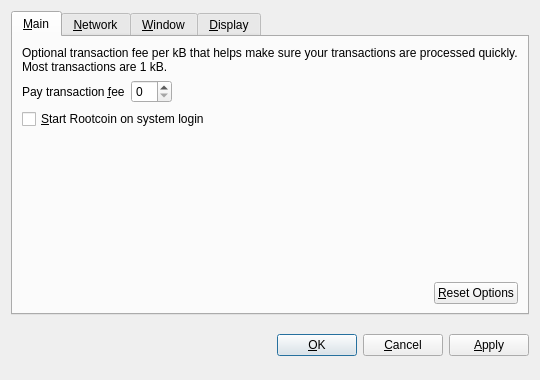
<?xml version="1.0" encoding="UTF-8"?>
<ui version="4.0">
 <class>OptionsDialog</class>
 <widget class="QDialog" name="OptionsDialog">
  <property name="geometry">
   <rect>
    <x>0</x>
    <y>0</y>
    <width>540</width>
    <height>380</height>
   </rect>
  </property>
  <property name="windowTitle">
   <string>Options</string>
  </property>
  <property name="modal">
   <bool>true</bool>
  </property>
  <layout class="QVBoxLayout" name="verticalLayout">
   <item>
    <widget class="QTabWidget" name="tabWidget">
     <property name="tabPosition">
      <enum>QTabWidget::North</enum>
     </property>
     <property name="currentIndex">
      <number>0</number>
     </property>
     <widget class="QWidget" name="tabMain">
      <attribute name="title">
       <string>&amp;Main</string>
      </attribute>
      <layout class="QVBoxLayout" name="verticalLayout_Main">
       <item>
        <widget class="QLabel" name="transactionFeeInfoLabel">
         <property name="text">
          <string>Optional transaction fee per kB that helps make sure your transactions are processed quickly. Most transactions are 1 kB.</string>
         </property>
         <property name="textFormat">
          <enum>Qt::PlainText</enum>
         </property>
         <property name="wordWrap">
          <bool>true</bool>
         </property>
        </widget>
       </item>
       <item>
        <layout class="QHBoxLayout" name="horizontalLayout_1_Main">
         <item>
          <widget class="QLabel" name="transactionFeeLabel">
           <property name="text">
            <string>Pay transaction &amp;fee</string>
           </property>
           <property name="textFormat">
            <enum>Qt::PlainText</enum>
           </property>
           <property name="buddy">
            <cstring>transactionFee</cstring>
           </property>
          </widget>
         </item>
         <item>
          <widget class="BitcoinAmountField" name="transactionFee"/>
         </item>
         <item>
          <spacer name="horizontalSpacer_1_Main">
           <property name="orientation">
            <enum>Qt::Horizontal</enum>
           </property>
           <property name="sizeHint" stdset="0">
            <size>
             <width>40</width>
             <height>20</height>
            </size>
           </property>
          </spacer>
         </item>
        </layout>
       </item>
       <item>
        <widget class="QCheckBox" name="bitcoinAtStartup">
         <property name="toolTip">
          <string>Automatically start Rootcoin after logging in to the system.</string>
         </property>
         <property name="text">
          <string>&amp;Start Rootcoin on system login</string>
         </property>
        </widget>
       </item>
       <item>
        <spacer name="verticalSpacer_Main">
         <property name="orientation">
          <enum>Qt::Vertical</enum>
         </property>
         <property name="sizeHint" stdset="0">
          <size>
           <width>20</width>
           <height>40</height>
          </size>
         </property>
        </spacer>
       </item>
       <item>
        <layout class="QHBoxLayout" name="horizontalLayout_2_Main">
         <item>
          <spacer name="horizontalSpacer_2_Main">
           <property name="orientation">
            <enum>Qt::Horizontal</enum>
           </property>
           <property name="sizeHint" stdset="0">
            <size>
             <width>40</width>
             <height>20</height>
            </size>
           </property>
          </spacer>
         </item>
         <item>
          <widget class="QPushButton" name="resetButton">
           <property name="toolTip">
            <string>Reset all client options to default.</string>
           </property>
           <property name="text">
            <string>&amp;Reset Options</string>
           </property>
           <property name="autoDefault">
            <bool>false</bool>
           </property>
          </widget>
         </item>
        </layout>
       </item>
      </layout>
     </widget>
     <widget class="QWidget" name="tabNetwork">
      <attribute name="title">
       <string>&amp;Network</string>
      </attribute>
      <layout class="QVBoxLayout" name="verticalLayout_Network">
       <item>
        <widget class="QCheckBox" name="mapPortUpnp">
         <property name="toolTip">
          <string>Automatically open the Rootcoin client port on the router. This only works when your router supports UPnP and it is enabled.</string>
         </property>
         <property name="text">
          <string>Map port using &amp;UPnP</string>
         </property>
        </widget>
       </item>
       <item>
        <widget class="QCheckBox" name="connectSocks">
         <property name="toolTip">
          <string>Connect to the Rootcoin network through a SOCKS proxy (e.g. when connecting through Tor).</string>
         </property>
         <property name="text">
          <string>&amp;Connect through SOCKS proxy:</string>
         </property>
        </widget>
       </item>
       <item>
        <layout class="QHBoxLayout" name="horizontalLayout_Network">
         <item>
          <widget class="QLabel" name="proxyIpLabel">
           <property name="text">
            <string>Proxy &amp;IP:</string>
           </property>
           <property name="textFormat">
            <enum>Qt::PlainText</enum>
           </property>
           <property name="buddy">
            <cstring>proxyIp</cstring>
           </property>
          </widget>
         </item>
         <item>
          <widget class="QValidatedLineEdit" name="proxyIp">
           <property name="maximumSize">
            <size>
             <width>140</width>
             <height>16777215</height>
            </size>
           </property>
           <property name="toolTip">
            <string>IP address of the proxy (e.g. 127.0.0.1)</string>
           </property>
          </widget>
         </item>
         <item>
          <widget class="QLabel" name="proxyPortLabel">
           <property name="text">
            <string>&amp;Port:</string>
           </property>
           <property name="textFormat">
            <enum>Qt::PlainText</enum>
           </property>
           <property name="buddy">
            <cstring>proxyPort</cstring>
           </property>
          </widget>
         </item>
         <item>
          <widget class="QLineEdit" name="proxyPort">
           <property name="maximumSize">
            <size>
             <width>55</width>
             <height>16777215</height>
            </size>
           </property>
           <property name="toolTip">
            <string>Port of the proxy (e.g. 9050)</string>
           </property>
          </widget>
         </item>
         <item>
          <widget class="QLabel" name="socksVersionLabel">
           <property name="text">
            <string>SOCKS &amp;Version:</string>
           </property>
           <property name="textFormat">
            <enum>Qt::PlainText</enum>
           </property>
           <property name="buddy">
            <cstring>socksVersion</cstring>
           </property>
          </widget>
         </item>
         <item>
          <widget class="QValueComboBox" name="socksVersion">
           <property name="toolTip">
            <string>SOCKS version of the proxy (e.g. 5)</string>
           </property>
          </widget>
         </item>
         <item>
          <spacer name="horizontalSpacer_Network">
           <property name="orientation">
            <enum>Qt::Horizontal</enum>
           </property>
           <property name="sizeHint" stdset="0">
            <size>
             <width>40</width>
             <height>20</height>
            </size>
           </property>
          </spacer>
         </item>
        </layout>
       </item>
       <item>
        <spacer name="verticalSpacer_Network">
         <property name="orientation">
          <enum>Qt::Vertical</enum>
         </property>
         <property name="sizeHint" stdset="0">
          <size>
           <width>20</width>
           <height>40</height>
          </size>
         </property>
        </spacer>
       </item>
      </layout>
     </widget>
     <widget class="QWidget" name="tabWindow">
      <attribute name="title">
       <string>&amp;Window</string>
      </attribute>
      <layout class="QVBoxLayout" name="verticalLayout_Window">
       <item>
        <widget class="QCheckBox" name="minimizeToTray">
         <property name="toolTip">
          <string>Show only a tray icon after minimizing the window.</string>
         </property>
         <property name="text">
          <string>&amp;Minimize to the tray instead of the taskbar</string>
         </property>
        </widget>
       </item>
       <item>
        <widget class="QCheckBox" name="minimizeOnClose">
         <property name="toolTip">
          <string>Minimize instead of exit the application when the window is closed. When this option is enabled, the application will be closed only after selecting Quit in the menu.</string>
         </property>
         <property name="text">
          <string>M&amp;inimize on close</string>
         </property>
        </widget>
       </item>
       <item>
        <spacer name="verticalSpacer_Window">
         <property name="orientation">
          <enum>Qt::Vertical</enum>
         </property>
         <property name="sizeHint" stdset="0">
          <size>
           <width>20</width>
           <height>40</height>
          </size>
         </property>
        </spacer>
       </item>
      </layout>
     </widget>
     <widget class="QWidget" name="tabDisplay">
      <attribute name="title">
       <string>&amp;Display</string>
      </attribute>
      <layout class="QVBoxLayout" name="verticalLayout_Display">
       <item>
        <layout class="QHBoxLayout" name="horizontalLayout_1_Display">
         <item>
          <widget class="QLabel" name="langLabel">
           <property name="text">
            <string>User Interface &amp;language:</string>
           </property>
           <property name="textFormat">
            <enum>Qt::PlainText</enum>
           </property>
           <property name="buddy">
            <cstring>lang</cstring>
           </property>
          </widget>
         </item>
         <item>
          <widget class="QValueComboBox" name="lang">
           <property name="toolTip">
            <string>The user interface language can be set here. This setting will take effect after restarting Rootcoin.</string>
           </property>
          </widget>
         </item>
        </layout>
       </item>
       <item>
        <layout class="QHBoxLayout" name="horizontalLayout_2_Display">
         <item>
          <widget class="QLabel" name="unitLabel">
           <property name="text">
            <string>&amp;Unit to show amounts in:</string>
           </property>
           <property name="textFormat">
            <enum>Qt::PlainText</enum>
           </property>
           <property name="buddy">
            <cstring>unit</cstring>
           </property>
          </widget>
         </item>
         <item>
          <widget class="QValueComboBox" name="unit">
           <property name="toolTip">
            <string>Choose the default subdivision unit to show in the interface and when sending coins.</string>
           </property>
          </widget>
         </item>
        </layout>
       </item>
       <item>
        <widget class="QCheckBox" name="displayAddresses">
         <property name="toolTip">
          <string>Whether to show Rootcoin addresses in the transaction list or not.</string>
         </property>
         <property name="text">
          <string>&amp;Display addresses in transaction list</string>
         </property>
        </widget>
       </item>
       <item>
        <widget class="QCheckBox" name="coinControlFeatures">
         <property name="toolTip">
          <string>Whether to show coin control features or not.</string>
         </property>
         <property name="text">
          <string>Display coin &amp;control features (experts only!)</string>
         </property>
        </widget>
       </item>
       <item>
        <spacer name="verticalSpacer_Display">
         <property name="orientation">
          <enum>Qt::Vertical</enum>
         </property>
         <property name="sizeHint" stdset="0">
          <size>
           <width>20</width>
           <height>40</height>
          </size>
         </property>
        </spacer>
       </item>
      </layout>
     </widget>
    </widget>
   </item>
   <item>
    <layout class="QHBoxLayout" name="horizontalLayout_Buttons">
     <item>
      <spacer name="horizontalSpacer_1">
       <property name="orientation">
        <enum>Qt::Horizontal</enum>
       </property>
       <property name="sizeHint" stdset="0">
        <size>
         <width>40</width>
         <height>48</height>
        </size>
       </property>
      </spacer>
     </item>
     <item>
      <widget class="QLabel" name="statusLabel">
       <property name="font">
        <font>
         <weight>75</weight>
         <bold>true</bold>
        </font>
       </property>
       <property name="text">
        <string/>
       </property>
       <property name="textFormat">
        <enum>Qt::PlainText</enum>
       </property>
       <property name="wordWrap">
        <bool>true</bool>
       </property>
      </widget>
     </item>
     <item>
      <spacer name="horizontalSpacer_2">
       <property name="orientation">
        <enum>Qt::Horizontal</enum>
       </property>
       <property name="sizeHint" stdset="0">
        <size>
         <width>40</width>
         <height>48</height>
        </size>
       </property>
      </spacer>
     </item>
     <item>
      <widget class="QPushButton" name="okButton">
       <property name="text">
        <string>&amp;OK</string>
       </property>
      </widget>
     </item>
     <item>
      <widget class="QPushButton" name="cancelButton">
       <property name="text">
        <string>&amp;Cancel</string>
       </property>
       <property name="autoDefault">
        <bool>false</bool>
       </property>
      </widget>
     </item>
     <item>
      <widget class="QPushButton" name="applyButton">
       <property name="text">
        <string>&amp;Apply</string>
       </property>
       <property name="autoDefault">
        <bool>false</bool>
       </property>
      </widget>
     </item>
    </layout>
   </item>
  </layout>
 </widget>
 <customwidgets>
  <customwidget>
   <class>BitcoinAmountField</class>
   <extends>QSpinBox</extends>
   <header>bitcoinamountfield.h</header>
  </customwidget>
  <customwidget>
   <class>QValueComboBox</class>
   <extends>QComboBox</extends>
   <header>qvaluecombobox.h</header>
  </customwidget>
  <customwidget>
   <class>QValidatedLineEdit</class>
   <extends>QLineEdit</extends>
   <header>qvalidatedlineedit.h</header>
  </customwidget>
 </customwidgets>
 <resources/>
 <connections/>
</ui>
